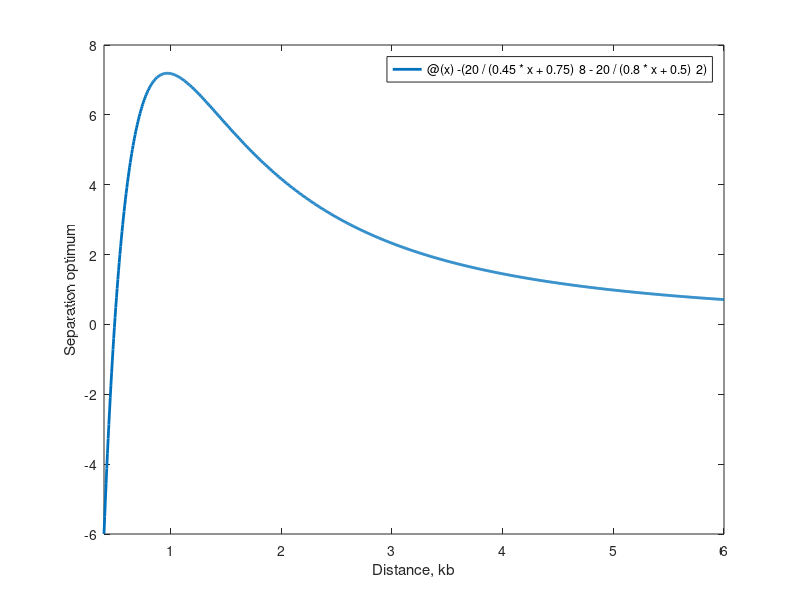

MATLAB code to generate this figure: (Note: this script raises an error after producing the figure.)
%% Functions used for the restriction analysis:
%For all bands (that are real to separate on the ~1-2% agarose gel: ~0.4-6kb)
func = @(x) -(20/(0.45*x + 0.75)^8 - 20/(0.8*x+0.5)^2);
fplot(func, [0.4 6], 'LineWidth', 2); 
xlabel('Distance, kb'); ylabel('Separation optimum');
yline(0.94, '-.b'); hold off;
legend('Values of the function', 'Threshold');

%% Maximal value:
x = linspace(0, 5, 100);
func = @(x) -(20/(0.45*x + 0.75)^8 - 20/(0.8*x+0.5)^2);
y = zeros(1,length(x));
for i = 1:length(x)
    y(i) = func(x(i));
end
max = max(y)
%max =
%    7.1899
thres = 0.94/max*100 %threshold in pct from max value
%thres =
%   13.0739